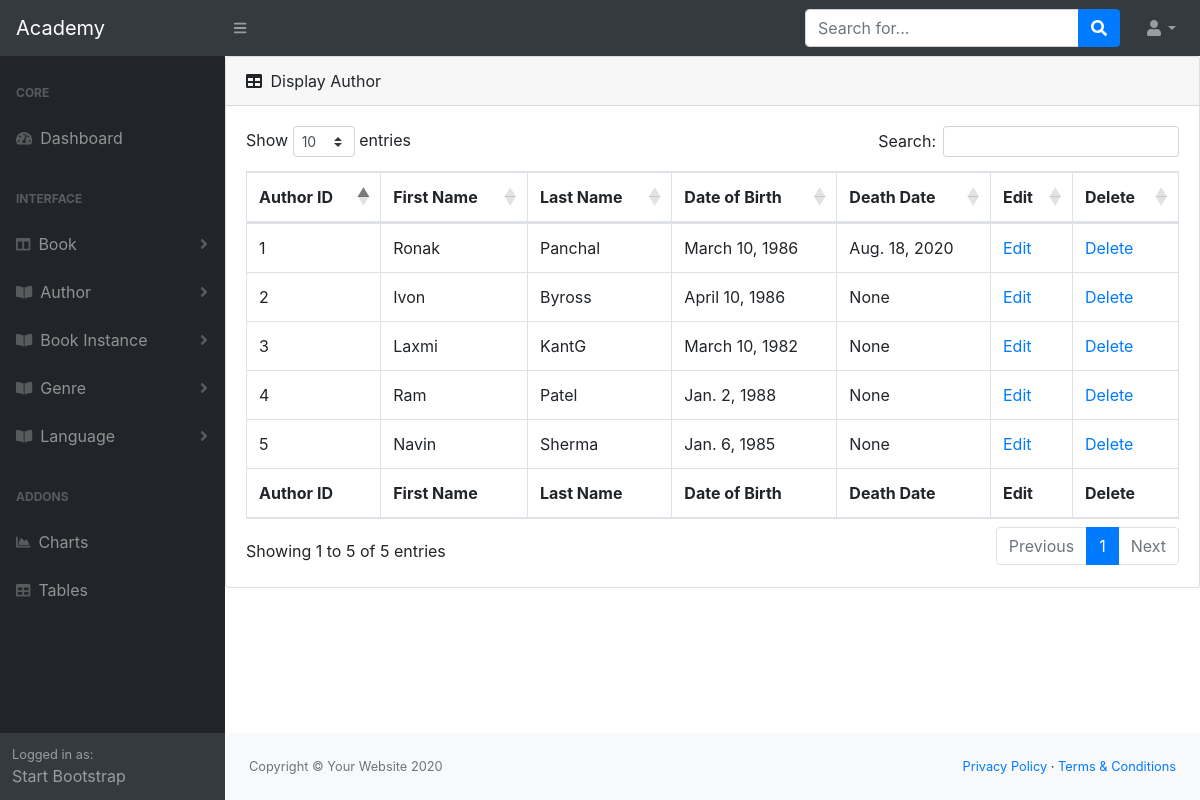
The page /author/list/ on the database its author committed.
### libraryapp/models.py (models this page shows, shortened)
class Author(models.Model):
    first_name = models.CharField(max_length=100)
    last_name = models.CharField(max_length=100)
    date_of_birth = models.DateField(null=True, blank=True)
    date_of_death = models.DateField('died', null=True, blank=True)
    class Meta:
        ordering = ['last_name', 'first_name']

### libraryapp/views.py (the view)
# urls.py: path('author/list/', views.AuthorList.as_view(), name='author_list'),
class AuthorList(ListView):
    model = Author
    template_name = 'academy/author.html'
    context_object_name = 'authors'

### templates/academy/author.html
{% extends 'academy/base.html' %}
{% block body %}
 <div class="card mb-4">
                            <div class="card-header">
                                <i class="fas fa-table mr-1"></i>
                                Display Author
                            </div>
                            <div class="card-body">
                                <div class="table-responsive">
                                    <table class="table table-bordered" id="dataTable" width="100%" cellspacing="0">
                                        <thead>
                                            <tr>
                                                <th>Author ID</th>
                                                <th>First Name</th>
                                                <th>Last Name</th>
                                                <th>Date of Birth</th>
                                                <th>Death Date</th>
                                                 <th>Edit</th>
                                                    <th>Delete</th>
                                            </tr>
                                        </thead>
                                        <tfoot>
                                            <tr>
                                                <th>Author ID</th>
                                                <th>First Name</th>
                                                <th>Last Name</th>
                                                <th>Date of Birth</th>
                                                <th>Death Date</th>
                                                 <th>Edit</th>
                                                    <th>Delete</th>
                                            </tr>
                                        </tfoot>
                                        <tbody>
                                        {% for author in authors %}
                                            <tr>
                                                <td>{{ author.id }}</td>
                                                <td>{{ author.first_name }}</td>
                                                <td>{{ author.last_name }}</td>
                                                <td>{{ author.date_of_birth }}</td>
                                                <td>{{ author.date_of_death }}</td>
                                                <td><a href="{% url 'academy:author_update' author.id %}">Edit</a></td>
                                                <td><a href="{% url 'academy:author_delete' author.id %}" onclick="return confirm('Are you sure to delete this record?');">Delete</a></td>
                                            </tr>
                                           {% endfor %}
                                        </tbody>
                                    </table>
                                </div>
                            </div>
                        </div>
{% endblock %}

### rows shown on the page
Author: id "2", first_name "Ivon", last_name "Byross", date_of_birth "April 10, 1986", date_of_death "None"
Author: id "3", first_name "Laxmi", last_name "KantG", date_of_birth "March 10, 1982", date_of_death "None"
Author: id "1", first_name "Ronak", last_name "Panchal", date_of_birth "March 10, 1986", date_of_death "Aug. 18, 2020"
Author: id "4", first_name "Ram", last_name "Patel", date_of_birth "Jan. 2, 1988", date_of_death "None"
Author: id "5", first_name "Navin", last_name "Sherma", date_of_birth "Jan. 6, 1985", date_of_death "None"
